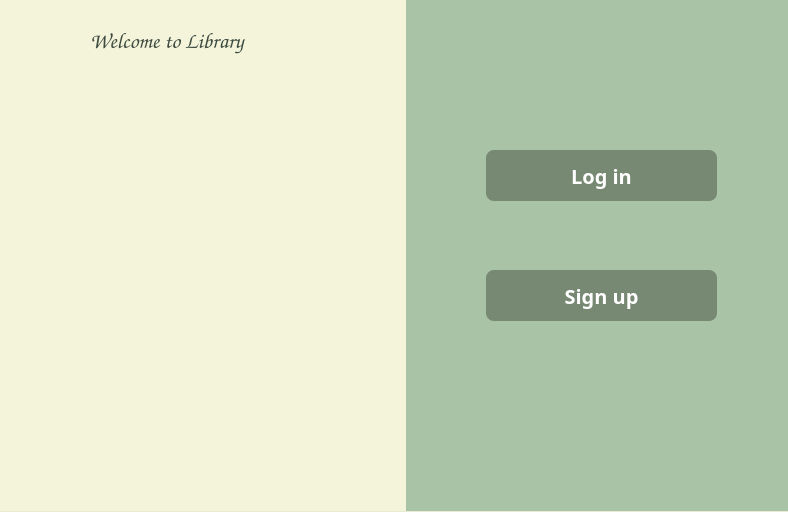
<?xml version="1.0" encoding="UTF-8"?>
<ui version="4.0">
 <class>MainWindow</class>
 <widget class="QMainWindow" name="MainWindow">
  <property name="geometry">
   <rect>
    <x>0</x>
    <y>0</y>
    <width>788</width>
    <height>512</height>
   </rect>
  </property>
  <property name="windowTitle">
   <string>Library Management System</string>
  </property>
  <property name="styleSheet">
   <string notr="true">/* ======== Основне вікно ======== */
QWidget#centralwidget {
    background-color: #e8ead2; /* світла частина */
}

/* Ліва частина */
QWidget#leftFrame {
    background-color: #f4f4db;
}

/* Права частина */
QWidget#rightFrame {
    background-color: #a9c3a6;
}

/* Текст заголовку */
QLabel {
    color: #3d4a3f;
    font-size: 22px;
    font-weight: bold;
}

/* ======== Кнопки ======== */
QPushButton {
    background-color: #778873;
    color: white;
    border: none;
    border-radius: 8px;
    padding: 10px 20px;
    font-size: 20px;
    font-weight: 500;
}

/* Ховер */
QPushButton:hover {
    background-color: #444444;
}

/* Натиснута кнопка */
QPushButton:pressed {
    background-color: #1e1e1e;
}

/* Фокус */
QPushButton:focus {
    outline: none;
    border: 2px solid #6fa06f;
}


</string>
  </property>
  <widget class="QWidget" name="centralwidget">
   <property name="sizePolicy">
    <sizepolicy hsizetype="Expanding" vsizetype="Expanding">
     <horstretch>0</horstretch>
     <verstretch>0</verstretch>
    </sizepolicy>
   </property>
   <widget class="QWidget" name="horizontalLayoutWidget">
    <property name="geometry">
     <rect>
      <x>0</x>
      <y>0</y>
      <width>811</width>
      <height>511</height>
     </rect>
    </property>
    <layout class="QHBoxLayout" name="horizontalLayout">
     <property name="spacing">
      <number>0</number>
     </property>
     <item>
      <widget class="QWidget" name="leftFrame" native="true">
       <property name="sizePolicy">
        <sizepolicy hsizetype="Expanding" vsizetype="Expanding">
         <horstretch>0</horstretch>
         <verstretch>0</verstretch>
        </sizepolicy>
       </property>
       <widget class="QLabel" name="label">
        <property name="geometry">
         <rect>
          <x>90</x>
          <y>20</y>
          <width>211</width>
          <height>41</height>
         </rect>
        </property>
        <property name="sizePolicy">
         <sizepolicy hsizetype="Preferred" vsizetype="Preferred">
          <horstretch>0</horstretch>
          <verstretch>0</verstretch>
         </sizepolicy>
        </property>
        <property name="font">
         <font>
          <family>Comic Sans MS</family>
          <pointsize>-1</pointsize>
          <bold>true</bold>
         </font>
        </property>
        <property name="text">
         <string>Welcome to Library</string>
        </property>
       </widget>
      </widget>
     </item>
     <item>
      <widget class="QWidget" name="rightFrame" native="true">
       <property name="sizePolicy">
        <sizepolicy hsizetype="Expanding" vsizetype="Expanding">
         <horstretch>0</horstretch>
         <verstretch>0</verstretch>
        </sizepolicy>
       </property>
       <widget class="QPushButton" name="loginOptionButton">
        <property name="geometry">
         <rect>
          <x>80</x>
          <y>150</y>
          <width>231</width>
          <height>51</height>
         </rect>
        </property>
        <property name="font">
         <font>
          <family>Arial Rounded MT</family>
          <pointsize>-1</pointsize>
          <fontweight>Medium</fontweight>
         </font>
        </property>
        <property name="text">
         <string>Log in</string>
        </property>
       </widget>
       <widget class="QPushButton" name="signupOptionButton">
        <property name="geometry">
         <rect>
          <x>80</x>
          <y>270</y>
          <width>231</width>
          <height>51</height>
         </rect>
        </property>
        <property name="font">
         <font>
          <family>Arial Rounded MT</family>
          <pointsize>-1</pointsize>
          <fontweight>Medium</fontweight>
         </font>
        </property>
        <property name="text">
         <string>Sign up</string>
        </property>
       </widget>
      </widget>
     </item>
    </layout>
   </widget>
  </widget>
 </widget>
 <resources/>
 <connections/>
</ui>
